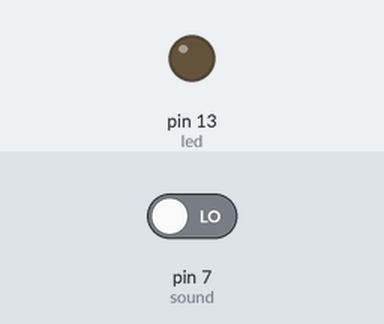
A sketch run on a simulated Arduino Uno, built with avr-gcc and run on an emulated ATmega328P. On the bench: output pins drawn as LEDs (lit = HIGH). Dashed ring = blinking. Inputs (shaded band) come from the test bench; at power-on: pin 7 (sound) LOW.

Above: at 1.2 s.
1.3 s: pin 7 (sound) driven HIGH
At 1.6 s:
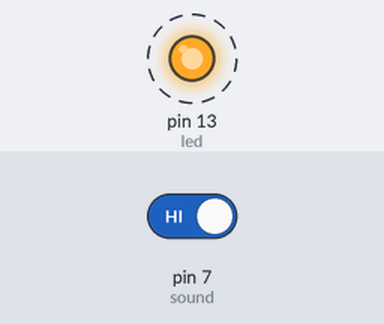
4.3 s: pin 7 (sound) driven LOW
At 4.6 s:
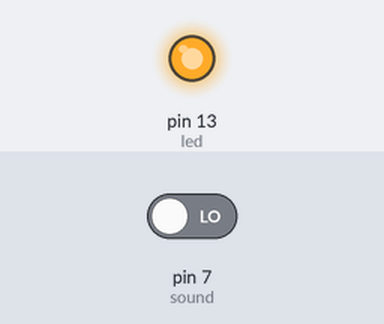
Timing chart, 0 to 7.3 s (numbered marks = the images above; inputs shaded):
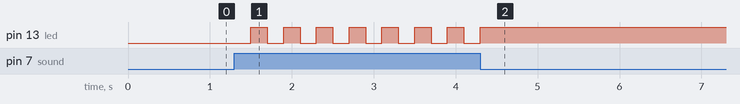

Measured:
- after the input at 1.3 s, pin 13 (led): alternates HIGH for 0.20 s and LOW for 0.20 s, starting after 0.20 s
- after the input at 4.3 s, pin 13 (led): goes on until 4.3 s, then stays HIGH

The sketch:

C31-3.ino
```cpp
int sound = 7;
int led = 13;
int count = 0;

void setup() {
  Serial.begin(9600);
  pinMode(sound,INPUT);
  pinMode(led,OUTPUT);
}

void loop() {
  if(digitalRead(sound)==HIGH){
    count++;
    delay(200);
  }
  if(count==2) {
    count=0;
  }
  if(count==1) {
    digitalWrite(led,HIGH);
  }
  else {
    digitalWrite(led,LOW);
  }

}
```
